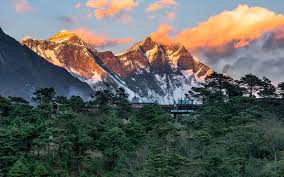
#> input picture Practice 5/mountain.jpg, 284 x 177 px
$ jupyter execute --allow-errors Practice-5.ipynb   (shell and % lines are left out)   (older library calls are emulated)
#> lines starting #> are read from the running program, lines starting #| are printed output that depends on the picture; after the words box and inside, x2 and y2 are one past the last pixel; in counts of white or black regions, pixels touching at a corner belong together
[cell 1]
import numpy as np
import matplotlib.pyplot as plt
import scipy

[cell 2]
im = plt.imread("mountain.jpg")
#> im is the input picture: shape (177, 284, 3); mean R, G, B 97.1, 99, 94.3

[cell 3]
im.shape
#> Out = (177, 284, 3)

[cell 4]
plt.imshow(im)
plt.show()

[cell 5]
im_gray = im.mean(axis = 2)
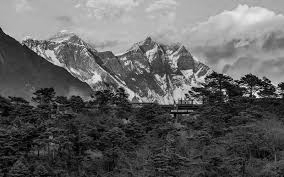
#> im_gray: shape (177, 284) float64; min 0.667, max 247, mean 96.8

[cell 6]
plt.imshow(im_gray, cmap = "gray")
plt.colorbar()
plt.show()

Simple operations with images.

[cell 7]
im_gray.shape
#> Out = (177, 284)

[cell 8]
im2 = im_gray.copy()
im2[0:50,:] = 0
plt.imshow(im2, cmap = "gray")
plt.show()

[cell 9]
lx, ly = im_gray.shape
#> lx = 177; ly = 284
X,Y = np.ogrid[0:lx, 0:ly]
#> X = 177 values from 0 to 176
print(X.shape, Y.shape)
#| (177, 1) (1, 284)

[cell 10]
mask = ((X - lx/2)**2 + (Y - ly/2)**2 > 100**2)

[cell 11]
#function to plot image in gray-scale
def plot(im):
    plt.imshow(im, cmap = "gray")
    plt.show()

[cell 12]
im2 = im_gray.copy()
im2[mask] = 0
plot(im2)

Histogram of the image shows distribution of pixel intensities.

[cell 13]
plt.hist(im_gray.ravel(), bins = 255)
plt.show()
#> figure, not shown here; tallest bar 886 high, from x = 177.4 to 178.4

We can select different image parts based on histogram peaks.

[cell 14]
theta = 125
im2 = im_gray.copy()
im2[im2>theta] = 0
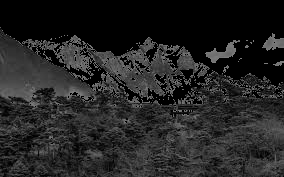
#> im2: shape (177, 284) float64; min 0, max 125, mean 35.9
plot(im2)

Geometric image transformations

[cell 15]
from scipy import ndimage

[cell 16]
def mapping(coord):
#> called with coord = (0, 0)
    x = coord[0]/lx
#> x = 0
    y = coord[1]/ly
#> y = 0
    #weird quadratic mapping
    return (lx*(np.sqrt(x**2 + y**2)/2), ly*(x*y))
    #return (2*coord[0] - coord[1],
    #        3 * coord[0] + coord[1])

[cell 17]
im2 = ndimage.geometric_transform(im_gray, mapping, order=5)
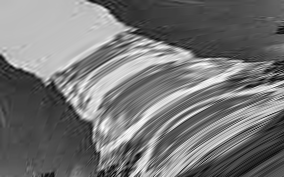
#> im2: shape (177, 284) float64; min -11.42, max 239.1, mean 105.4; drawn with min black and max white
plot(im2)

Gaussian filters for image blurring

[cell 18]
im2 = ndimage.gaussian_filter(im_gray, sigma = 2.5)
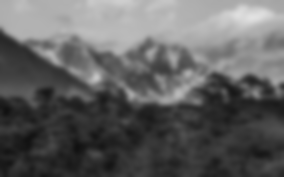
#> im2: shape (177, 284) float64; min 16.89, max 226.2, mean 96.8
plot(im2)

Fourier image transforms

[cell 19]
from scipy import fftpack

[cell 20]
F_im = fftpack.fft2(im_gray)

Operations with complex numbers in numpy

[cell 21]
x = np.array([1+2j, 3+1j])

[cell 22]
x.real

[cell 23]
x.imag

[cell 24]
np.abs(x)

[cell 25]
np.angle(x)

[cell 26]
np.conj(x)

Plot of amplitude and phase of Fourier transform

[cell 27]
F_shifted = fftpack.fftshift(F_im)

[cell 28]
F_ampl = np.abs(F_shifted)
F_phase = np.angle(F_shifted)
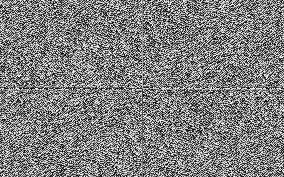
#> F_phase: shape (177, 284) float64; min -3.14, max 3.14, mean 2.83e-19; drawn with min black and max white

[cell 29]
plt.figure()

plt.subplot(1,2,1)
plt.imshow(np.log(1 + F_ampl), cmap = "gray")

plt.subplot(1,2,2)
plt.imshow(F_phase)

plt.show()

[cell 30]
#inverse FT
F_inv = fftpack.ifft2(F_im)
plot(np.abs(F_inv))
#> in plot (call 5), `plt.show()`:
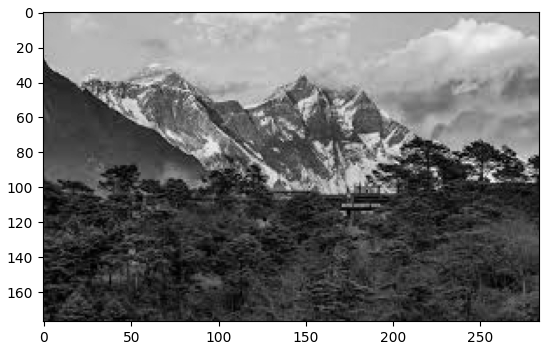
#> figure drawn by matplotlib, 1 panel

Image deblurring with Wiener filter

[cell 31]
kernel = np.ones((5,5))/25
im_blur = ndimage.convolve(im_gray, kernel)
plot(im_blur)

[cell 32]
kernel_padded = np.pad(kernel,
                       [[0, lx - 5], [0, ly-5]],
                       mode = "constant")

[cell 33]
kernel_padded.shape
#> Out = (177, 284)

[cell 34]
F_kernel = fftpack.fft2(kernel_padded)
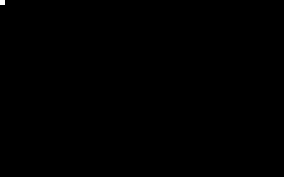
#> kernel_padded: shape (177, 284) float64; values 0 (black) and 0.04 (white), 0.05% white; 1 white region, box (x1, y1, x2, y2) and area: (0, 0, 5, 5) 25
F_blur = fftpack.fft2(im_blur)

[cell 35]
F_blur.shape
#> Out = (177, 284)

[cell 36]
K = 1e-2
F_restored = F_blur * (np.conj(F_kernel) / (np.square(np.abs(F_kernel))+K))
im_restored = np.abs(fftpack.ifft2(F_restored))
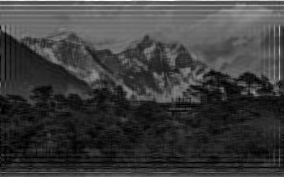
#> im_restored: shape (177, 284) float64; min 0.0738, max 412, mean 98; drawn with min black and max white
plot(im_restored)

[cell 37]
plt.imshow(np.log(1+np.abs(F_restored)), cmap = "gray")
plt.colorbar()
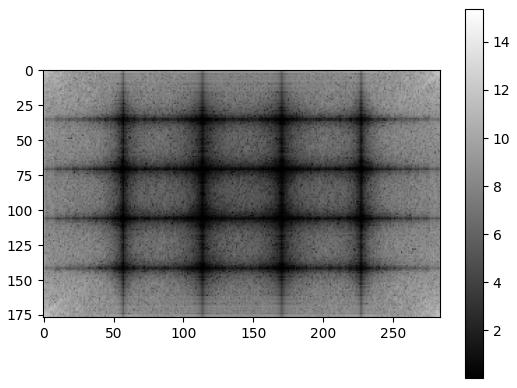
#> figure drawn by matplotlib, 2 panels

[cell 38]
F_res_shift = fftpack.fftshift(F_restored)
plt.imshow(np.log(1+np.abs(F_res_shift)), cmap = "gray")
plt.colorbar()
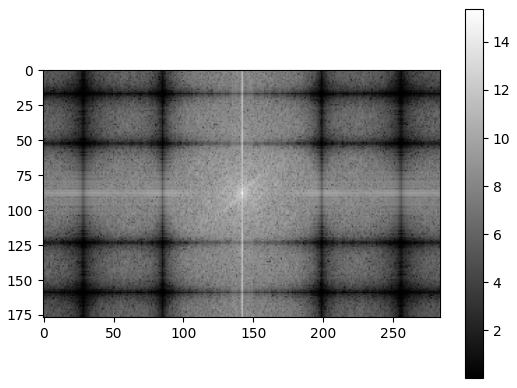
#> figure drawn by matplotlib, 2 panels
